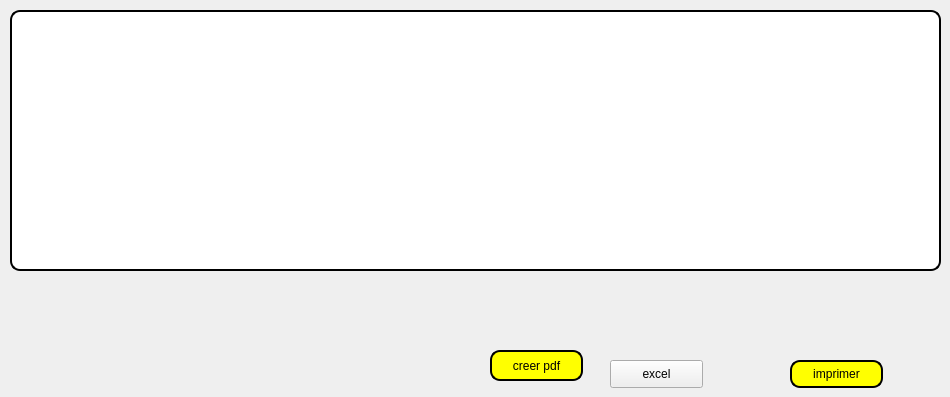
      <widget class="QWidget" name="tab_9">
       <attribute name="title">
        <string>imprimer</string>
       </attribute>
       <widget class="QTextEdit" name="imp">
        <property name="geometry">
         <rect>
          <x>10</x>
          <y>10</y>
          <width>931</width>
          <height>261</height>
         </rect>
        </property>
        <property name="styleSheet">
         <string notr="true">border: 2px solid black;
font:8pt &quot;MS Shell Dlg 2&quot; ;
border-radius: 10px;
padding: 0 8px;
color:black;
background: white;
selection-background-color: gray;</string>
        </property>
       </widget>
       <widget class="QPushButton" name="impdos_2">
        <property name="geometry">
         <rect>
          <x>790</x>
          <y>360</y>
          <width>93</width>
          <height>28</height>
         </rect>
        </property>
        <property name="styleSheet">
         <string notr="true">border: 2px solid black;
font:8pt &quot;MS Shell Dlg 2&quot; ;
border-radius: 10px;
padding: 0 8px;
color:black;
background: yellow;
selection-background-color: gray;</string>
        </property>
        <property name="text">
         <string>imprimer</string>
        </property>
       </widget>
       <widget class="QPushButton" name="excel">
        <property name="geometry">
         <rect>
          <x>610</x>
          <y>360</y>
          <width>93</width>
          <height>28</height>
         </rect>
        </property>
        <property name="text">
         <string>excel</string>
        </property>
       </widget>
       <widget class="QPushButton" name="creer_pdf">
        <property name="geometry">
         <rect>
          <x>490</x>
          <y>350</y>
          <width>93</width>
          <height>31</height>
         </rect>
        </property>
        <property name="styleSheet">
         <string notr="true">border: 2px solid black;
font:8pt &quot;MS Shell Dlg 2&quot; ;
border-radius: 10px;
padding: 0 8px;
color:black;
background: yellow;
selection-background-color: gray;</string>
        </property>
        <property name="text">
         <string>creer pdf</string>
        </property>
       </widget>
      </widget>
